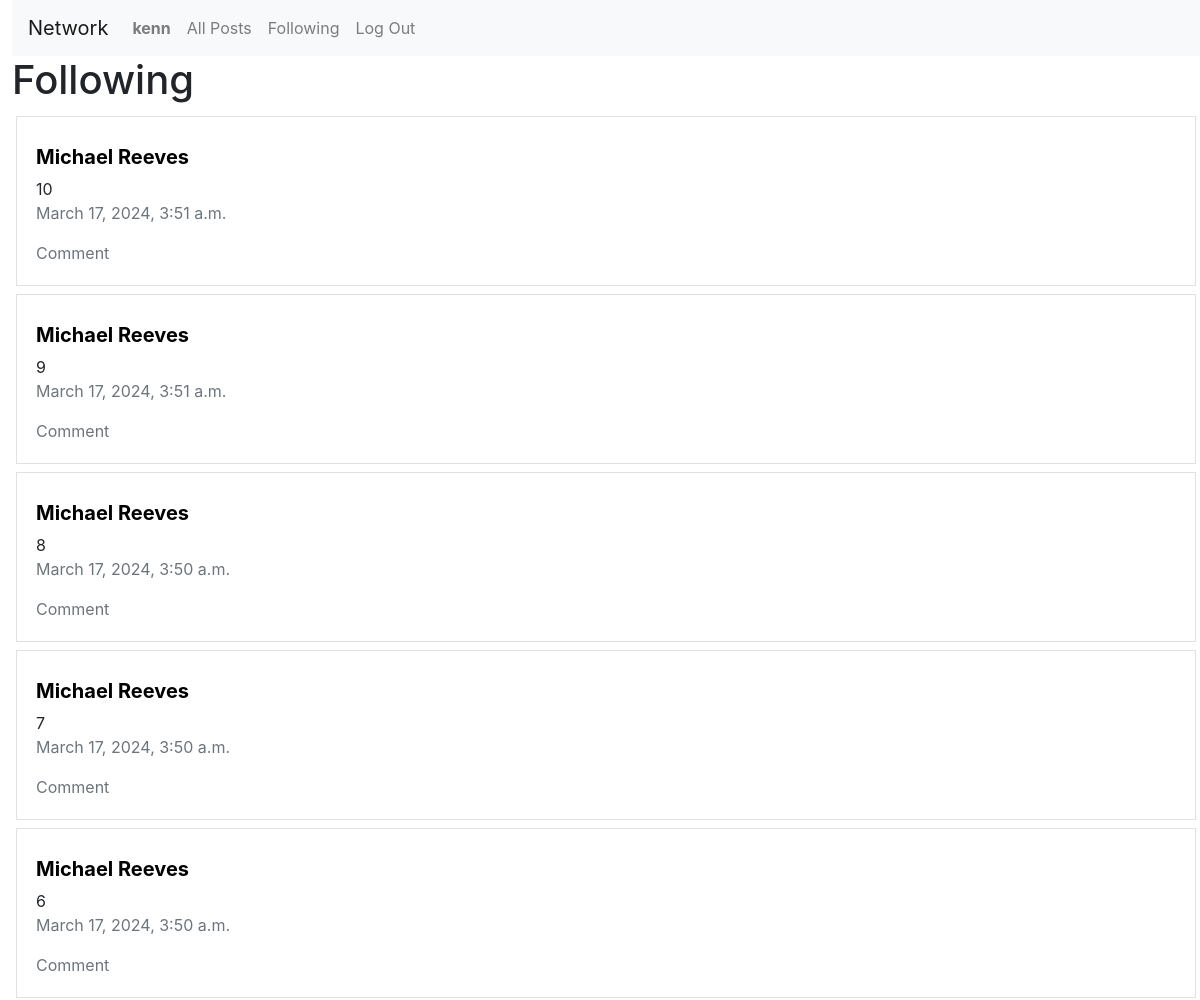
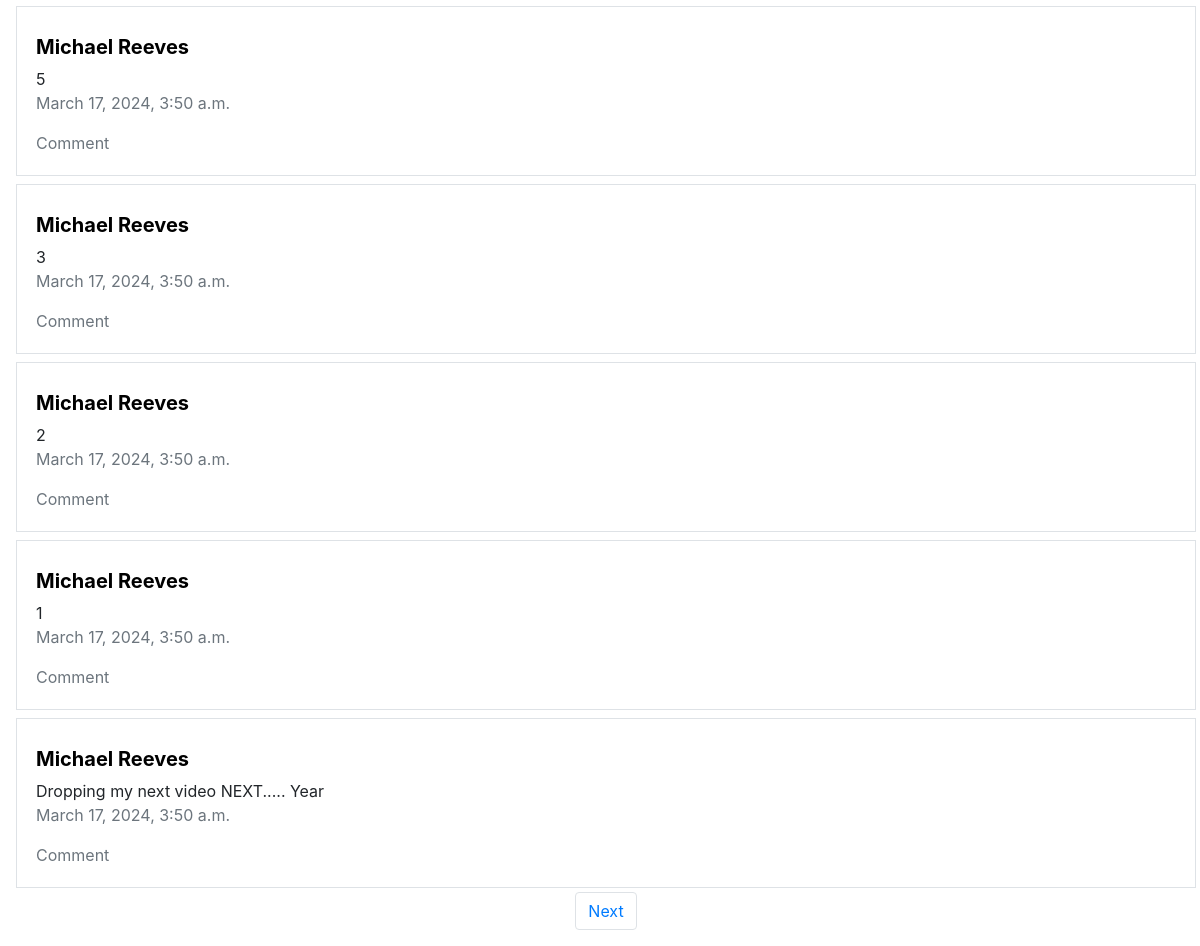
Page /following (signed in) on the committed database (2 pictures, top to bottom).
### network/models.py (models this page shows, shortened)
class User(AbstractUser):
    pass

class Post(models.Model):
    content = models.CharField(max_length=150)
    user = models.ForeignKey(User, on_delete=models.CASCADE, related_name="author")
    date = models.DateTimeField(auto_now_add=True)

### network/views.py (the view)
# urls.py: path("following", views.following, name="following"),
def following(request):
    current_user = User.objects.get(pk=request.user.id)
    following_people = Follow.objects.filter(user=current_user)
    all_posts = Post.objects.all().order_by('id').reverse()
    following_posts = []
    for post in all_posts:
        for person in following_people:
            if person.user_follower == post.user:
                following_posts.append(post)
    paginator = Paginator(following_posts, 10)
    page_number = request.GET.get('page')
    posts_of_the_page = paginator.get_page(page_number)
    return render(request, "network/following.html", {
        "posts_of_the_page": posts_of_the_page
    })

### network/templates/network/following.html (shortened to what this page needs)
{% extends "network/layout.html" %}
{% block body %}
    <h1>Following</h1>
   <div class="all-posts">
    {% for post in posts_of_the_page %}
      <div class="p-1">
        <div class="container-fluid border">
            <div class="p-1">
              <br>
              <h5><b><a href="{% url 'profile' user_id=post.user.id %}" style="color: black;">{{ post.user.username }}</a></b></h5>
              <p>{{ post.content }}<br><span class="text-muted">{{ post.date }}</span></p>
                <p class="text-muted">Comment</p>
            </div>
        </div>
    </div>
    {% endfor %}
    <nav aria-label="Page navigation example">
      <ul class="pagination d-flex justify-content-center">
        {% if posts_of_the_page.has_next %}
          <li class="page-item"><a class="page-link" href="?page={{ posts_of_the_page.next_page_number }}">Next</a></li>
        {% endif %}
      </ul>
    </nav>
{% endblock %}

### network/templates/network/layout.html (shortened to what this page needs)
{% load static %}
<!DOCTYPE html>
<html lang="en">
    <head>
        <link rel="stylesheet" href="https://stackpath.bootstrapcdn.com/bootstrap/4.4.1/css/bootstrap.min.css">
        <link href="{% static 'network/styles.css' %}" rel="stylesheet">
    </head>
    <body>
        <nav class="navbar navbar-expand-lg navbar-light bg-light">
            <a class="navbar-brand" href="{%  url 'index' %}">Network</a>
            <div>
              <ul class="navbar-nav mr-auto">
                {% if user.is_authenticated %}
                    <li class="nav-item">
                        <a class="nav-link" href="{% url 'profile' user_id=user.id %}"><strong>{{ user.username }}</strong></a>
                    </li>
                {% endif %}
                <li class="nav-item">
                  <a class="nav-link" href="{% url 'index' %}">All Posts</a>
                </li>
                {% if user.is_authenticated %}
                    <li class="nav-item">
                        <a class="nav-link" href="{% url 'following' %}">Following</a>
                    </li>
                    <li class="nav-item">
                        <a class="nav-link" href="{% url 'logout' %}">Log Out</a>
                    </li>
                {% endif %}
              </ul>
            </div>
          </nav>
        <div class="body">
            {% block body %}
            {% endblock %}
        </div>
    </body>
</html>

### network/static/network/styles.css (style rules this page uses)
body { padding-left: 1%; }

### rows in the picture
User: username "kenn"
Post: user.username "Michael Reeves", content "10", date "March 17, 2024, 3:51 a.m."
Post: user.username "Michael Reeves", content "9", date "March 17, 2024, 3:51 a.m."
Post: user.username "Michael Reeves", content "8", date "March 17, 2024, 3:50 a.m."
Post: user.username "Michael Reeves", content "7", date "March 17, 2024, 3:50 a.m."
Post: user.username "Michael Reeves", content "6", date "March 17, 2024, 3:50 a.m."
Post: user.username "Michael Reeves", content "5", date "March 17, 2024, 3:50 a.m."
Post: user.username "Michael Reeves", content "3", date "March 17, 2024, 3:50 a.m."
Post: user.username "Michael Reeves", content "2", date "March 17, 2024, 3:50 a.m."
Post: user.username "Michael Reeves", content "1", date "March 17, 2024, 3:50 a.m."
Post: user.username "Michael Reeves", content "Dropping my next video NEXT..... Year", date "March 17, 2024, 3:50 a.m."
